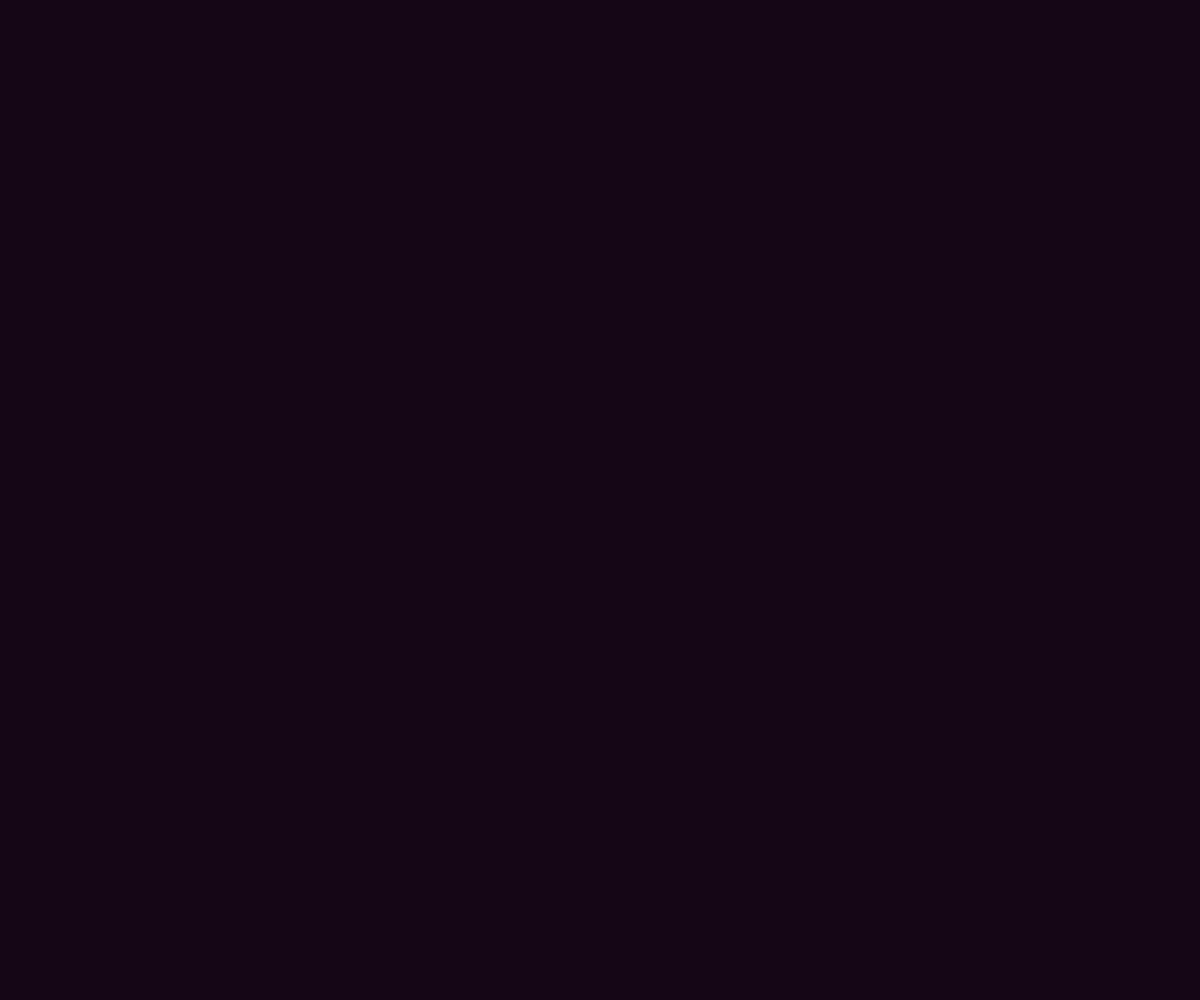
Frame 1 (no input)
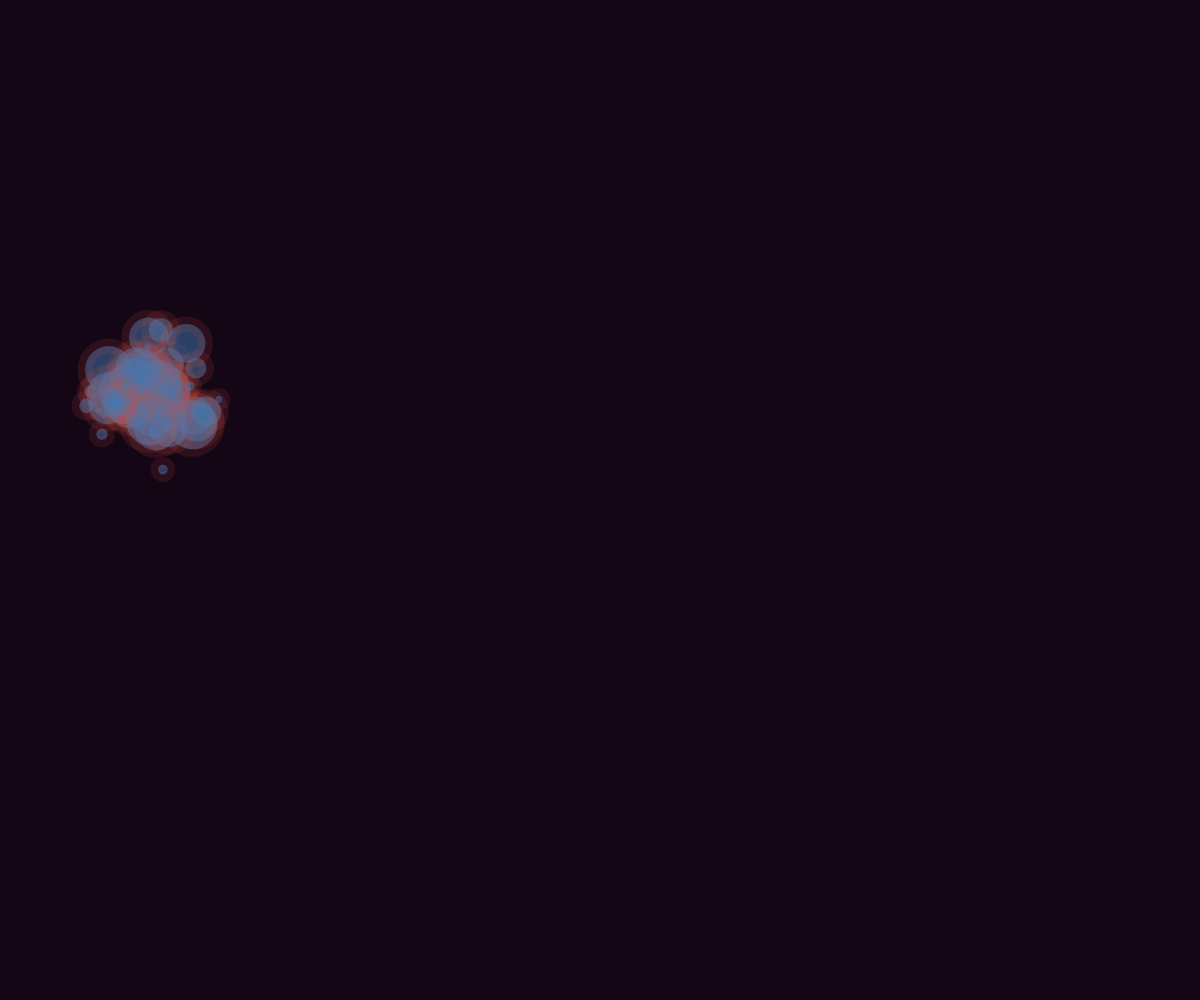
Frame 60 (no input)
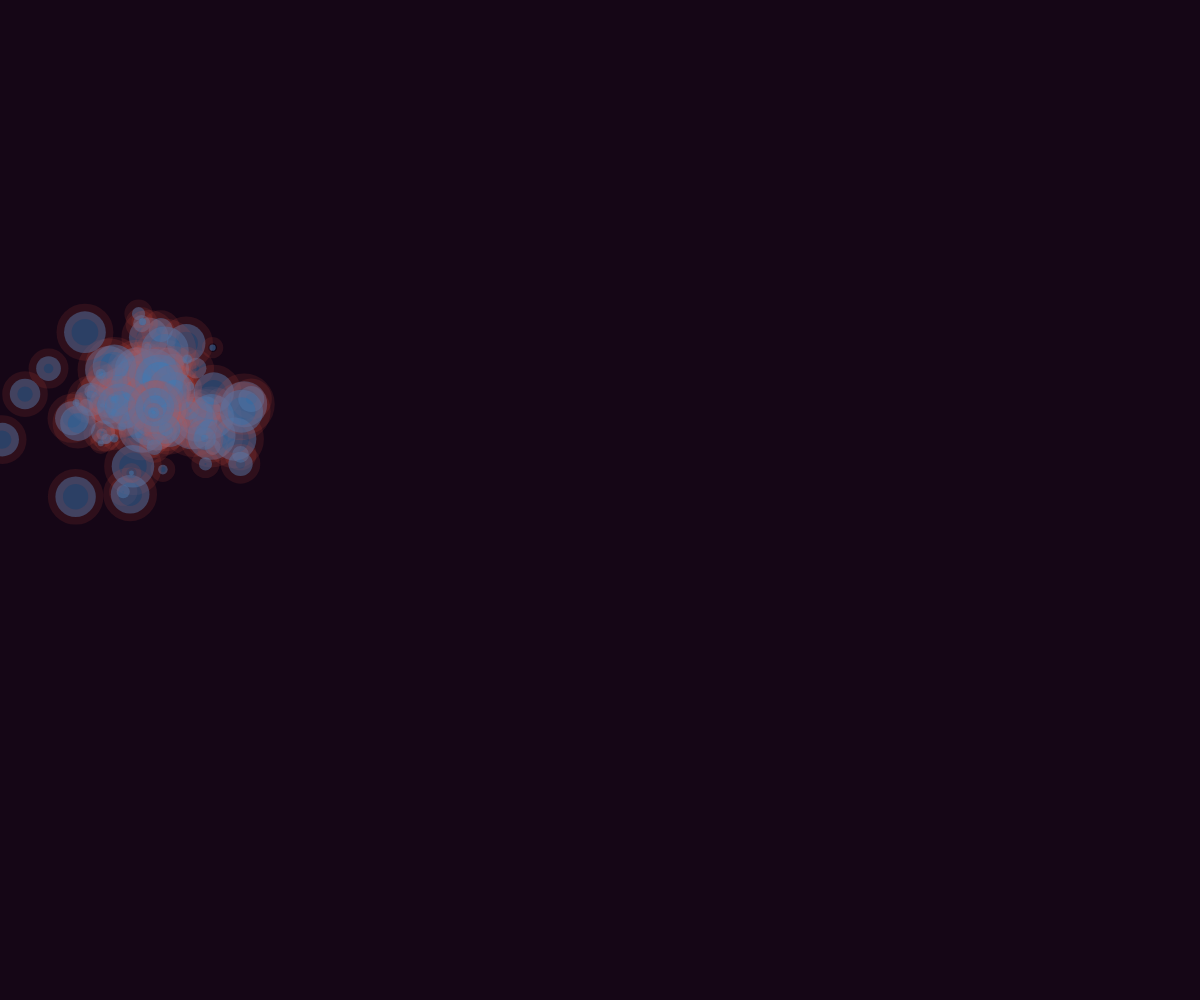
Frame 120 (the mouse pressed at the canvas centre since frame 60)

The p5.js sketch that drew these frames (run headless with seeded random() and noise() and a simulated clock; from frame 60 on, the mouse is pressed at the canvas centre):

// p5.js sketch
// ── sketch.js
let groundZeroX;
let groundZeroY;
let distance;
let chaosFactor;

function setup() {
  createCanvas(windowWidth, windowHeight);
  background(random(0, 30), random(0, 30), random(0, 30));
  strokeWeight(random(2, 40));
  stroke(random(0, 255), random(0, 255), random(0, 255), random(10, 150));
  fill(random(0, 255), random(0, 255), random(0, 255), random(50, 150));
  groundZeroX = random(100, width - 300);
  groundZeroY = random(100, height - 200);
  distance = 0;
  chaosFactor = 0;
  translate(groundZeroX, groundZeroY);
}

function draw() {
  let i = 0;
  translate(groundZeroX, groundZeroY);
  while (i < chaosFactor / 300) {
    xSquared = random(sq(chaosFactor));
    ySquared = sq(chaosFactor) - xSquared;
    circle(
      random(-sqrt(xSquared), sqrt(xSquared)),
      random(-sqrt(ySquared), sqrt(ySquared)),
      random(2, 50)
    );
    i++;
  }
  chaosFactor += random(-6, 10);
  if (chaosFactor < 1) {
    chaosFactor = 1;
  }
}
